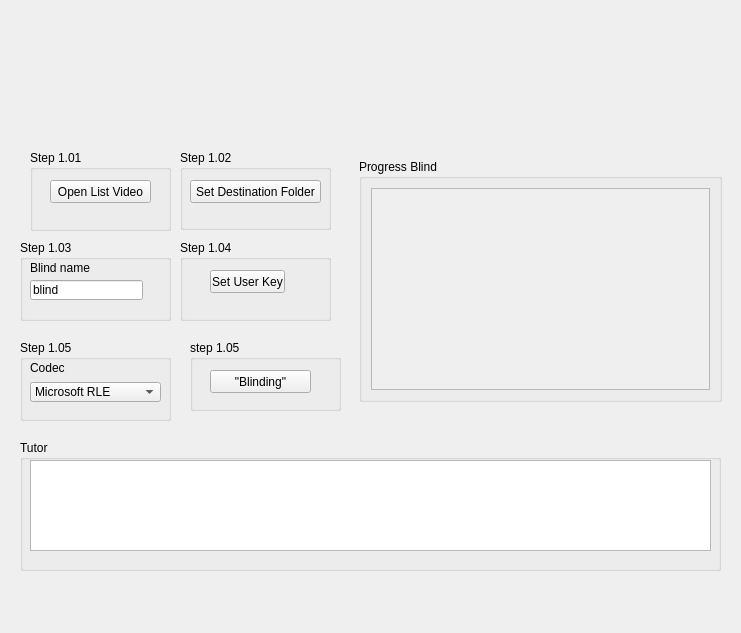
<?xml version="1.0" encoding="UTF-8"?>
<ui version="4.0">
 <class>telaCego</class>
 <widget class="QWidget" name="telaCego">
  <property name="geometry">
   <rect>
    <x>0</x>
    <y>0</y>
    <width>741</width>
    <height>633</height>
   </rect>
  </property>
  <property name="windowTitle">
   <string>&quot;Blinding&quot; video files</string>
  </property>
  <widget class="QGroupBox" name="groupBox">
   <property name="geometry">
    <rect>
     <x>30</x>
     <y>150</y>
     <width>141</width>
     <height>81</height>
    </rect>
   </property>
   <property name="title">
    <string>Step 1.01</string>
   </property>
   <widget class="QPushButton" name="pbAddListaVideo">
    <property name="geometry">
     <rect>
      <x>20</x>
      <y>30</y>
      <width>101</width>
      <height>23</height>
     </rect>
    </property>
    <property name="text">
     <string>Open List Video</string>
    </property>
   </widget>
  </widget>
  <widget class="QGroupBox" name="groupBox_2">
   <property name="geometry">
    <rect>
     <x>180</x>
     <y>150</y>
     <width>151</width>
     <height>80</height>
    </rect>
   </property>
   <property name="title">
    <string>Step 1.02</string>
   </property>
   <widget class="QPushButton" name="pbAbrirPasta">
    <property name="geometry">
     <rect>
      <x>10</x>
      <y>30</y>
      <width>131</width>
      <height>23</height>
     </rect>
    </property>
    <property name="text">
     <string>Set Destination Folder</string>
    </property>
   </widget>
  </widget>
  <widget class="QGroupBox" name="groupBox_3">
   <property name="geometry">
    <rect>
     <x>20</x>
     <y>440</y>
     <width>701</width>
     <height>131</height>
    </rect>
   </property>
   <property name="title">
    <string>Tutor</string>
   </property>
   <widget class="QTextEdit" name="textEdit_3">
    <property name="geometry">
     <rect>
      <x>10</x>
      <y>20</y>
      <width>681</width>
      <height>91</height>
     </rect>
    </property>
   </widget>
  </widget>
  <widget class="QStackedWidget" name="staWidPrin">
   <property name="geometry">
    <rect>
     <x>350</x>
     <y>150</y>
     <width>381</width>
     <height>261</height>
    </rect>
   </property>
   <property name="currentIndex">
    <number>1</number>
   </property>
   <widget class="QWidget" name="page_4">
    <layout class="QVBoxLayout" name="verticalLayout">
     <item>
      <widget class="QGroupBox" name="groupBox_8">
       <property name="title">
        <string>Video List</string>
       </property>
       <layout class="QVBoxLayout" name="verticalLayout_4">
        <item>
         <widget class="QScrollArea" name="scrollArea">
          <property name="widgetResizable">
           <bool>true</bool>
          </property>
          <widget class="QWidget" name="scrollAreaWidgetContents_2">
           <property name="geometry">
            <rect>
             <x>0</x>
             <y>0</y>
             <width>98</width>
             <height>89</height>
            </rect>
           </property>
           <layout class="QVBoxLayout" name="verticalLayout_5">
            <item>
             <widget class="QTableWidget" name="tabWidVideoList">
              <property name="rowCount">
               <number>0</number>
              </property>
              <property name="columnCount">
               <number>0</number>
              </property>
              <attribute name="horizontalHeaderStretchLastSection">
               <bool>true</bool>
              </attribute>
              <attribute name="verticalHeaderStretchLastSection">
               <bool>false</bool>
              </attribute>
             </widget>
            </item>
           </layout>
          </widget>
         </widget>
        </item>
       </layout>
      </widget>
     </item>
    </layout>
   </widget>
   <widget class="QWidget" name="page_5">
    <layout class="QVBoxLayout" name="verticalLayout_3">
     <item>
      <widget class="QGroupBox" name="groupBox_9">
       <property name="title">
        <string>Progress Blind</string>
       </property>
       <layout class="QVBoxLayout" name="verticalLayout_2">
        <item>
         <widget class="QScrollArea" name="saProgress">
          <property name="widgetResizable">
           <bool>true</bool>
          </property>
          <widget class="QWidget" name="scrollAreaWidgetContents">
           <property name="geometry">
            <rect>
             <x>0</x>
             <y>0</y>
             <width>341</width>
             <height>208</height>
            </rect>
           </property>
          </widget>
         </widget>
        </item>
       </layout>
      </widget>
     </item>
    </layout>
   </widget>
  </widget>
  <widget class="QGroupBox" name="groupBox_5">
   <property name="geometry">
    <rect>
     <x>20</x>
     <y>240</y>
     <width>151</width>
     <height>81</height>
    </rect>
   </property>
   <property name="title">
    <string>Step 1.03</string>
   </property>
   <widget class="QLineEdit" name="leNomePadr">
    <property name="geometry">
     <rect>
      <x>10</x>
      <y>40</y>
      <width>113</width>
      <height>20</height>
     </rect>
    </property>
    <property name="text">
     <string>blind</string>
    </property>
   </widget>
   <widget class="QLabel" name="label_2">
    <property name="geometry">
     <rect>
      <x>10</x>
      <y>20</y>
      <width>91</width>
      <height>16</height>
     </rect>
    </property>
    <property name="text">
     <string>Blind name</string>
    </property>
   </widget>
  </widget>
  <widget class="QGroupBox" name="groupBox_6">
   <property name="geometry">
    <rect>
     <x>190</x>
     <y>340</y>
     <width>151</width>
     <height>71</height>
    </rect>
   </property>
   <property name="title">
    <string>step 1.05</string>
   </property>
   <widget class="QPushButton" name="pbBliding">
    <property name="geometry">
     <rect>
      <x>20</x>
      <y>30</y>
      <width>101</width>
      <height>23</height>
     </rect>
    </property>
    <property name="text">
     <string>&quot;Blinding&quot;</string>
    </property>
   </widget>
  </widget>
  <widget class="QGroupBox" name="groupBox_7">
   <property name="geometry">
    <rect>
     <x>180</x>
     <y>240</y>
     <width>151</width>
     <height>81</height>
    </rect>
   </property>
   <property name="title">
    <string>Step 1.04</string>
   </property>
   <widget class="QPushButton" name="pbSetUserKey">
    <property name="geometry">
     <rect>
      <x>30</x>
      <y>30</y>
      <width>75</width>
      <height>23</height>
     </rect>
    </property>
    <property name="text">
     <string>Set User Key</string>
    </property>
   </widget>
  </widget>
  <widget class="QGroupBox" name="groupBox_10">
   <property name="geometry">
    <rect>
     <x>20</x>
     <y>340</y>
     <width>151</width>
     <height>81</height>
    </rect>
   </property>
   <property name="title">
    <string>Step 1.05</string>
   </property>
   <widget class="QLabel" name="label_26">
    <property name="geometry">
     <rect>
      <x>10</x>
      <y>20</y>
      <width>51</width>
      <height>16</height>
     </rect>
    </property>
    <property name="text">
     <string>Codec</string>
    </property>
   </widget>
   <widget class="QComboBox" name="comboBoX">
    <property name="geometry">
     <rect>
      <x>10</x>
      <y>42</y>
      <width>131</width>
      <height>20</height>
     </rect>
    </property>
    <item>
     <property name="text">
      <string>Microsoft RLE</string>
     </property>
    </item>
    <item>
     <property name="text">
      <string>Microsoft Video1</string>
     </property>
    </item>
    <item>
     <property name="text">
      <string>Intel IYUV codec</string>
     </property>
    </item>
    <item>
     <property name="text">
      <string>Cinepack Codec by radius</string>
     </property>
    </item>
    <item>
     <property name="text">
      <string>Lagarith Lossles Codec</string>
     </property>
    </item>
    <item>
     <property name="text">
      <string>H264</string>
     </property>
    </item>
    <item>
     <property name="text">
      <string>XVid</string>
     </property>
    </item>
    <item>
     <property name="text">
      <string>ffdshow Video Codec</string>
     </property>
    </item>
    <item>
     <property name="text">
      <string>H264</string>
     </property>
    </item>
   </widget>
  </widget>
  <widget class="QLabel" name="label">
   <property name="geometry">
    <rect>
     <x>20</x>
     <y>20</y>
     <width>500</width>
     <height>80</height>
    </rect>
   </property>
   <property name="minimumSize">
    <size>
     <width>500</width>
     <height>80</height>
    </size>
   </property>
   <property name="maximumSize">
    <size>
     <width>500</width>
     <height>80</height>
    </size>
   </property>
   <property name="text">
    <string/>
   </property>
   <property name="pixmap">
    <pixmap resource="resourcefile.qrc">:/icons/logo_ethowatcher.png</pixmap>
   </property>
   <property name="scaledContents">
    <bool>true</bool>
   </property>
  </widget>
 </widget>
 <resources>
  <include location="resourcefile.qrc"/>
 </resources>
 <connections/>
</ui>
